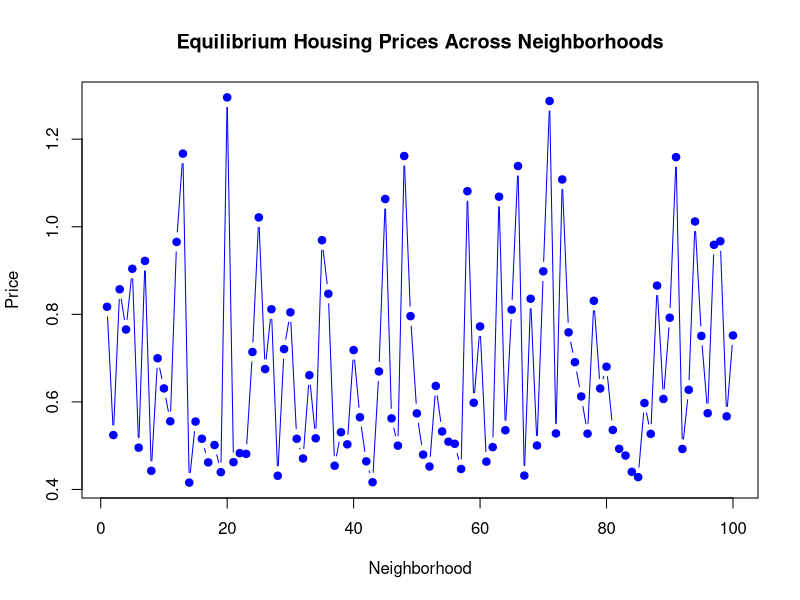
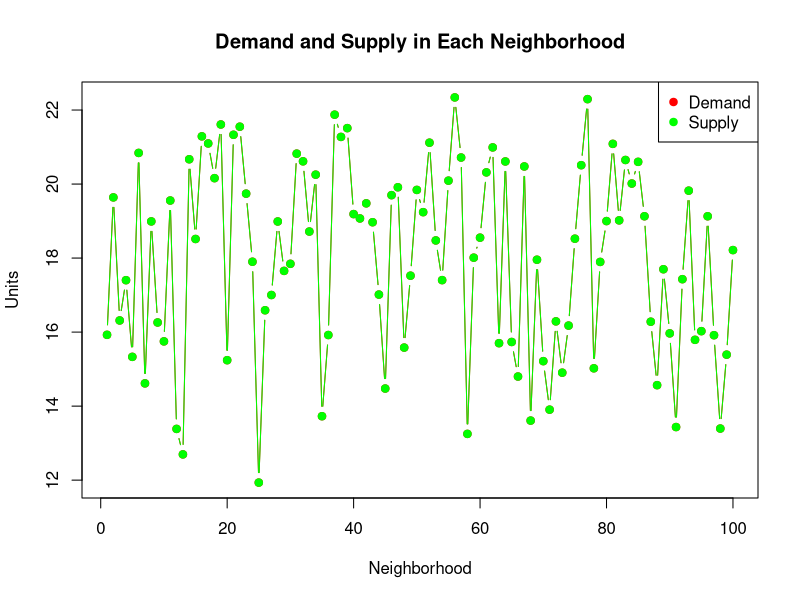
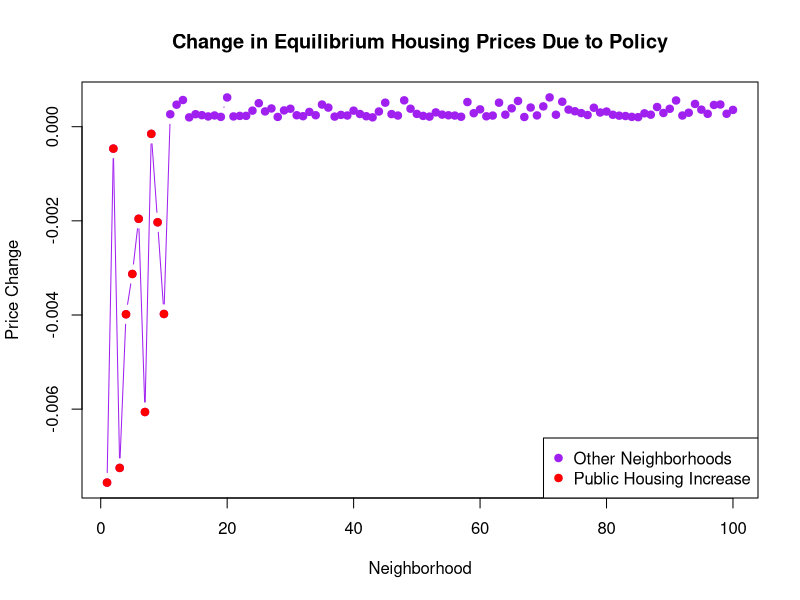
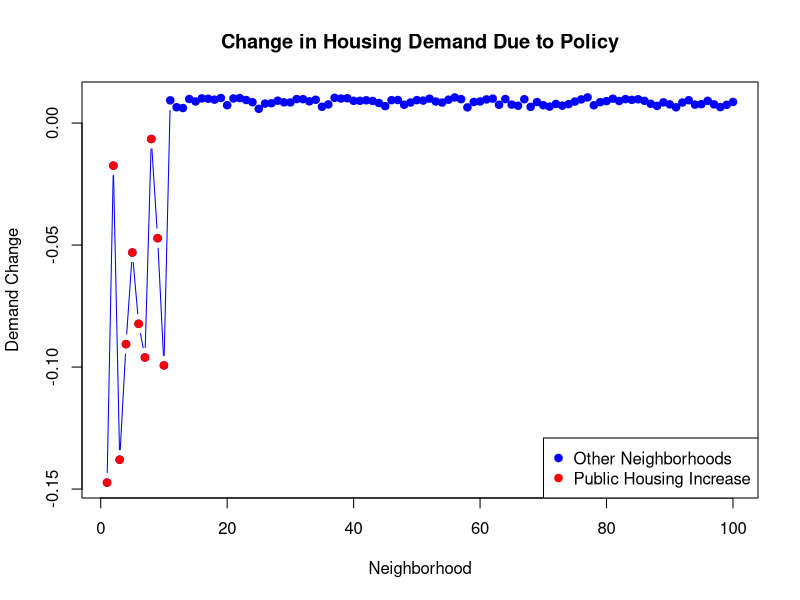
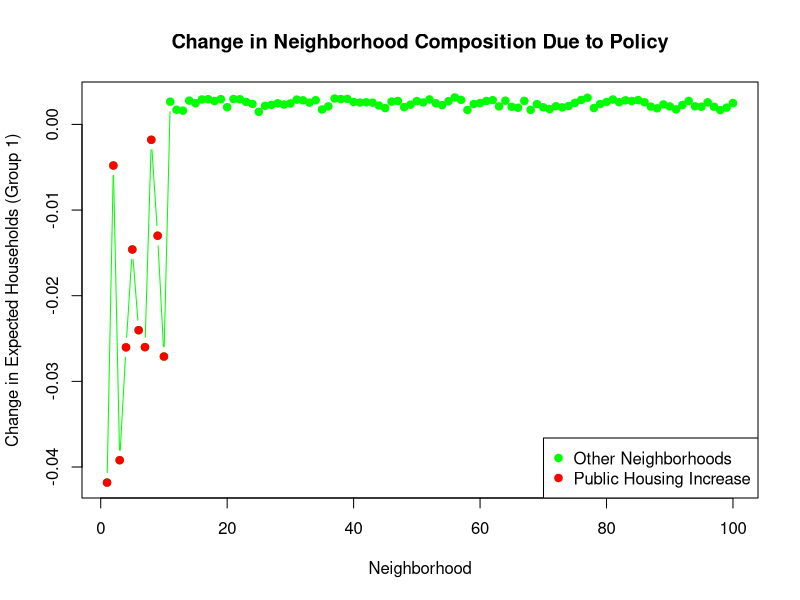
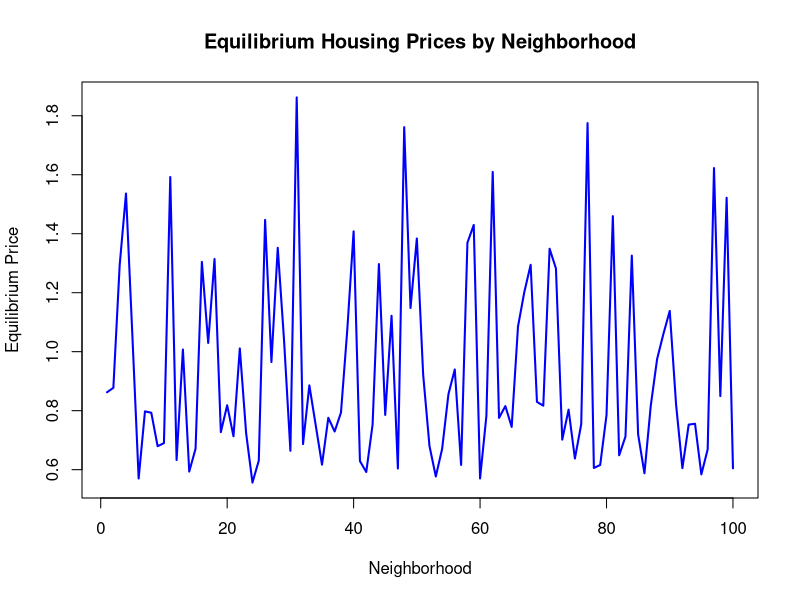

Generate these figures, in order, with R:
# Set seed for reproducibility
set.seed(123)

# Number of neighborhoods and household types
J <- 100  # Number of neighborhoods
K <- 2    # Number of household types

# Total number of households in each type
N_k <- c(1000, 800)  # Number of households in each group

# Preference parameters for each group k
alpha_p <- c(-0.5, -0.4)     # Sensitivity to price
alpha_b <- c(0.3, 0.2)       # Preference for Black share
alpha_w <- c(0.4, 0.3)       # Preference for White share
alpha_inc <- c(0.2, 0.1)     # Sensitivity to income
alpha_ph <- c(-0.1, -0.2)    # Sensitivity to public housing
theta_pref <- c(0.05, 0.03)  # Preference for other characteristics

# Supply elasticity
psi <- 1.0  # Example value

# Initialize neighborhood characteristics
p <- runif(J, 500, 1500)         # Initial housing prices
b <- runif(J, 0, 1)              # Share of Black residents
w <- runif(J, 0, 1 - b)          # Share of White residents
inc <- runif(J, 20000, 60000)    # Median income
ph <- runif(J, 0, 0.2)           # Public housing share
x <- runif(J)                    # Other characteristics
theta_j <- runif(J, 10, 50)      # Supply shifter

# Ensure that shares sum to 1 or less
total_share <- b + w
over_one <- total_share > 1
if (any(over_one)) {
  b[over_one] <- b[over_one] / total_share[over_one]
  w[over_one] <- w[over_one] / total_share[over_one]
}

# Store initial ph for comparison
ph_baseline <- ph

# Initialize delta matrix
delta <- matrix(0, nrow=J, ncol=K)  # J x K matrix

# Iterative process to reach equilibrium
max_iter <- 1000
tolerance <- 1e-6
adjustment_factor <- 0.1

# Store initial prices
p_baseline <- p

# Initialize variables to store baseline results
p_eq_baseline <- p
D_j_baseline <- NULL
P_jk_baseline <- NULL

for (iter in 1:max_iter) {
  # Compute delta
  for (k in 1:K) {
    delta[, k] <- alpha_p[k] * log(p_eq_baseline) +
      alpha_b[k] * b +
      alpha_w[k] * w +
      alpha_inc[k] * log(inc) +
      alpha_ph[k] * ph +
      theta_pref[k] * x
  }
  
  # Compute choice probabilities
  exp_delta <- exp(delta)
  denominator <- colSums(exp_delta)
  P_jk <- exp_delta / matrix(denominator, nrow=J, ncol=K, byrow=TRUE)
  
  # Compute demand
  D_j <- P_jk %*% N_k
  
  # Compute supply
  S_j <- theta_j * p_eq_baseline^psi
  
  # Check for convergence
  excess_demand <- D_j - S_j
  max_excess <- max(abs(excess_demand))
  
  if (max_excess < tolerance) {
    cat("Baseline convergence achieved after", iter, "iterations.\n")
    break
  }
  
  # Adjust prices
  p_eq_baseline <- p_eq_baseline + adjustment_factor * (excess_demand / S_j) * p_eq_baseline
  p_eq_baseline <- pmax(p_eq_baseline, 0.1)  # Ensure prices stay positive
}

# Store baseline results
D_j_baseline <- D_j
S_j_baseline <- S_j
P_jk_baseline <- P_jk

# Display results
cat("Equilibrium Housing Prices:\n")
print(p_eq_baseline)

cat("\nTotal Demand in each neighborhood (D_j):\n")
print(D_j_baseline)

cat("\nTotal Supply in each neighborhood (S_j):\n")
print(S_j_baseline)

# Check maximum difference between demand and supply
max_diff <- max(abs(D_j_baseline - S_j_baseline))
cat("\nMaximum difference between demand and supply:", max_diff, "\n")


# eq housing prices
plot(1:J, p_eq_baseline, type='b', col='blue', pch=19, xlab='Neighborhood', ylab='Price',
     main='Equilibrium Housing Prices Across Neighborhoods')

# demand vs supply
plot(1:J, D_j, type='b', col='red', pch=19, xlab='Neighborhood', ylab='Units',
     main='Demand and Supply in Each Neighborhood')
lines(1:J, S_j, type='b', col='green', pch=19)
legend("topright", legend=c("Demand", "Supply"), col=c("red", "green"), pch=19)



# Policy counterfactual ----
# Policy intervention: Increase public housing in first 10 neighborhoods
ph_policy <- ph  # Copy baseline ph
increase_fraction <- 0.5  # 50% increase

# Apply the increase
ph_policy[1:10] <- ph_policy[1:10] * (1 + increase_fraction)

# Ensure ph does not exceed 1
ph_policy <- pmin(ph_policy, 1.0)


# Initialize variables for policy scenario
p_eq_policy <- p_baseline  # Start from baseline prices

for (iter in 1:max_iter) {
  # Compute delta
  for (k in 1:K) {
    delta[, k] <- alpha_p[k] * log(p_eq_policy) +
      alpha_b[k] * b +
      alpha_w[k] * w +
      alpha_inc[k] * log(inc) +
      alpha_ph[k] * ph_policy +
      theta_pref[k] * x
  }
  
  # Compute choice probabilities
  exp_delta <- exp(delta)
  denominator <- colSums(exp_delta)
  P_jk_policy <- exp_delta / matrix(denominator, nrow=J, ncol=K, byrow=TRUE)
  
  # Compute demand
  D_j_policy <- P_jk_policy %*% N_k
  
  # Compute supply
  S_j_policy <- theta_j * p_eq_policy^psi
  
  # Check for convergence
  excess_demand <- D_j_policy - S_j_policy
  max_excess <- max(abs(excess_demand))
  
  if (max_excess < tolerance) {
    cat("Policy scenario convergence achieved after", iter, "iterations.\n")
    break
  }
  
  # Adjust prices
  p_eq_policy <- p_eq_policy + adjustment_factor * (excess_demand / S_j_policy) * p_eq_policy
  p_eq_policy <- pmax(p_eq_policy, 0.1)  # Ensure prices stay positive
}

# Store policy scenario results
D_j_policy <- D_j_policy
S_j_policy <- S_j_policy
P_jk_policy <- P_jk_policy

# Change in housing prices
price_change <- p_eq_policy - p_eq_baseline

# Plot price changes
plot(1:J, price_change, type='b', col='purple', pch=19,
     xlab='Neighborhood', ylab='Price Change',
     main='Change in Equilibrium Housing Prices Due to Policy')

# Highlight neighborhoods with increased public housing
points(1:10, price_change[1:10], col='red', pch=19)
legend("bottomright", legend=c("Other Neighborhoods", "Public Housing Increase"),
       col=c("purple", "red"), pch=19)


# Demand change
demand_change <- D_j_policy - D_j_baseline

# Supply change (should be minimal unless supply shifter changes)
supply_change <- S_j_policy - S_j_baseline

# Plot demand changes
plot(1:J, demand_change, type='b', col='blue', pch=19,
     xlab='Neighborhood', ylab='Demand Change',
     main='Change in Housing Demand Due to Policy')

# Highlight neighborhoods with increased public housing
points(1:10, demand_change[1:10], col='red', pch=19)
legend("bottomright", legend=c("Other Neighborhoods", "Public Housing Increase"),
       col=c("blue", "red"), pch=19)


## neighborhood racial composition ----
# Baseline expected number of households of each type in each neighborhood
E_n_baseline <- P_jk_baseline * matrix(N_k, nrow=J, ncol=K, byrow=TRUE)

# Policy scenario expected number of households
E_n_policy <- P_jk_policy * matrix(N_k, nrow=J, ncol=K, byrow=TRUE)

# Compute changes in racial composition
racial_comp_change <- E_n_policy - E_n_baseline

# For simplicity, we'll focus on the first group (e.g., Group 1)
plot(1:J, racial_comp_change[,1], type='b', col='green', pch=19,
     xlab='Neighborhood', ylab='Change in Expected Households (Group 1)',
     main='Change in Neighborhood Composition Due to Policy')

# Highlight neighborhoods with increased public housing
points(1:10, racial_comp_change[1:10,1], col='red', pch=19)
legend("bottomright", legend=c("Other Neighborhoods", "Public Housing Increase"),
       col=c("green", "red"), pch=19)



# More complex model ----
# Set seed for reproducibility
# Set seed for reproducibility
set.seed(123)

# Number of neighborhoods and racial groups
J <- 100  # Number of neighborhoods
K <- 3    # Number of racial groups (White, Black, Other)

# Total number of households in each group
N_k <- c(1000, 800, 600)  # Number of households in each racial group

# Preference parameters for each group (White, Black, Other)
alpha_p <- c(-0.5, -0.4, -0.3)      # Sensitivity to price for each group
alpha_b <- c(0.2, 0.5, 0.2)        # Preference for Black share (homophily for Black group)
alpha_w <- c(0.5, 0.2, 0.2)        # Preference for White share (homophily for White group)
alpha_o <- c(0.2, 0.2, 0.5)        # Preference for Other share (homophily for Other group)
alpha_inc <- c(0.2, 0.1, 0.15)     # Sensitivity to income
alpha_ph <- c(-0.1, -0.2, -0.15)   # Sensitivity to public housing
alpha_H <- c(0.1, 0.1, 0.1)        # Sensitivity to local housing units
theta_pref <- c(0.05, 0.03, 0.04)  # Sensitivity to other characteristics
alpha_hs <- c(0.1, 0.1, 0.1)  # preference for high-school educated share

# Supply elasticity
psi <- 1.0  # Example value

# Initialize neighborhood characteristics
p <- runif(J, 500, 1500)         # Initial housing prices
b <- runif(J, 0, 1)              # Share of Black residents
w <- runif(J, 0, 1 - b)          # Share of White residents
o <- 1 - b - w                   # Share of Other residents
inc <- runif(J, 20000, 60000)    # Median income
ph <- runif(J, 0, 0.2)           # Public housing share
H <- runif(J, 100, 1000)         # Number of local housing units
x <- runif(J)                    # Other characteristics
hs_share <- runif(J, 0, 1)       # Share of high-school educated residents 
theta_j <- runif(J, 10, 50)      # Supply shifter

# Initialize delta matrix (systematic utility component)
delta <- matrix(0, nrow=J, ncol=K)

# Iterative process to reach equilibrium
max_iter <- 1000
tolerance <- 1e-6
adjustment_factor <- 0.1

# Store initial prices
p_eq <- p

for (iter in 1:max_iter) {
  # Compute delta for each group incorporating homophily
  for (k in 1:K) {
      # Black households: stronger preference for Black share
      delta[, k] <- alpha_p[k] * log(p_eq) +
        alpha_b[k] * b +
        alpha_w[k] * w +
        alpha_o[k] * o +
        alpha_inc[k] * log(inc) +
        alpha_ph[k] * ph +
        alpha_H[k] * log(H) +
        alpha_hs[k] * hs_share +
        theta_pref[k] * x
  }
  
  # Compute choice probabilities using multinomial logit formula
  exp_delta <- exp(delta)
  denominator <- colSums(exp_delta)
  P_jk <- exp_delta / matrix(denominator, nrow=J, ncol=K, byrow=TRUE)
  
  # Compute total demand in each neighborhood
  D_j <- P_jk %*% N_k
  
  # Compute supply in each neighborhood using isoelastic supply function
  S_j <- theta_j * p_eq^psi
  
  # Check for convergence (demand close to supply)
  excess_demand <- D_j - S_j
  max_excess <- max(abs(excess_demand))
  
  if (max_excess < tolerance) {
    cat("Convergence achieved after", iter, "iterations.\n")
    break
  }
  
  # Adjust prices based on excess demand
  p_eq <- p_eq + adjustment_factor * (excess_demand / S_j) * p_eq
  p_eq <- pmax(p_eq, 0.1)  # Ensure prices stay positive
}

# Results
cat("Equilibrium Housing Prices:\n")
print(p_eq)

cat("\nTotal Demand in each neighborhood (D_j):\n")
print(D_j)

cat("\nTotal Supply in each neighborhood (S_j):\n")
print(S_j)

# Check maximum difference between demand and supply
max_diff <- max(abs(D_j - S_j))
cat("\nMaximum difference between demand and supply:", max_diff, "\n")

# Plot equilibrium prices
plot(1:J, p_eq, type='l', col='blue', lwd=2,
     xlab='Neighborhood', ylab='Equilibrium Price',
     main='Equilibrium Housing Prices by Neighborhood')




## counterfactuals -----

